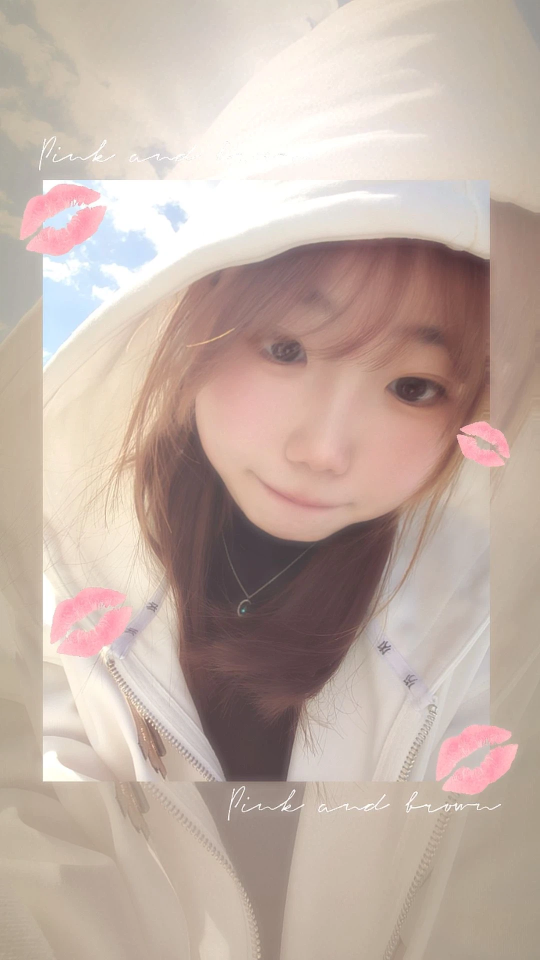
#> input picture tools_fix/appicon-src.jpg, 1080 x 1920 px, found by its file name (shown at 1/2 size)
$ python patch_b42_icon_url.py
#> lines starting #> are read from the running program, lines starting #| are printed output that depends on the picture
# -*- coding: utf-8 -*-
# b42: 生成 App 图标（图二自拍）+ 改抖音 m.douyin.com
import io, os, re
from PIL import Image

# ============ 1. App 图标 ============
src = r'C:\Users\xilisi\Doubao\chats\2026-09-27\new-chat\baona-app\tools_fix\appicon-src.jpg'
appicon = r'C:\Users\xilisi\Doubao\chats\2026-09-27\new-chat\baona-app\ios\Runner\Assets.xcassets\AppIcon.appiconset'

im = Image.open(src).convert('RGB')  # jpg 无透明，iOS 图标不能带透明
#> im is the input picture: PIL image 1080x1920 RGB; mean R, G, B 194.1, 175.5, 165.4
w, h = im.size
#> w = 1080; h = 1920
# 居中裁正方形：以短边为边长，纵向居中取
side = min(w, h)
#> side = 1080
left = (w - side) // 2
#> left = 0
top = int((h - side) * 0.42)  # 略偏上，把脸/上半身留进来（照片人偏上）
#> top = 352
top = max(0, min(h - side, top))
im = im.crop((left, top, left + side, top + side))
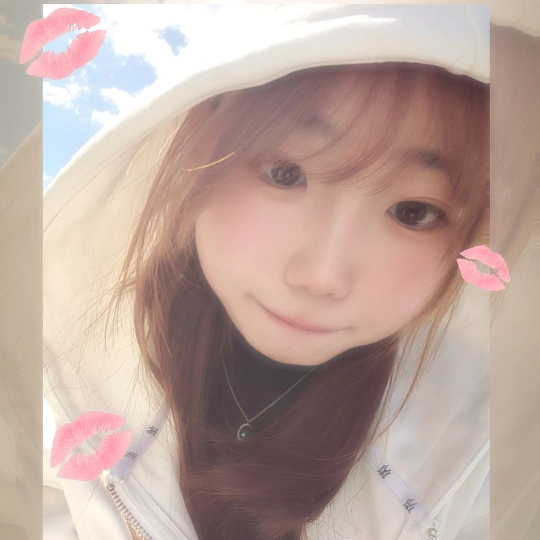
#> im: PIL image 1080x1080 RGB (shown at 1/2 size); mean R, G, B 188.3, 165.9, 157.4

master = im.resize((1024, 1024), Image.LANCZOS)
master.save(os.path.join(appicon, 'Icon-App-1024x1024@1x.png'))

# 解析所有尺寸：Icon-App-WxH@Sx.png -> px = W * S
pat = re.compile(r'Icon-App-(\d+)x(\d+)@(\d+)x\.png')
count = 0
#> (the run stopped early here; a loop or call above may not have finished)
